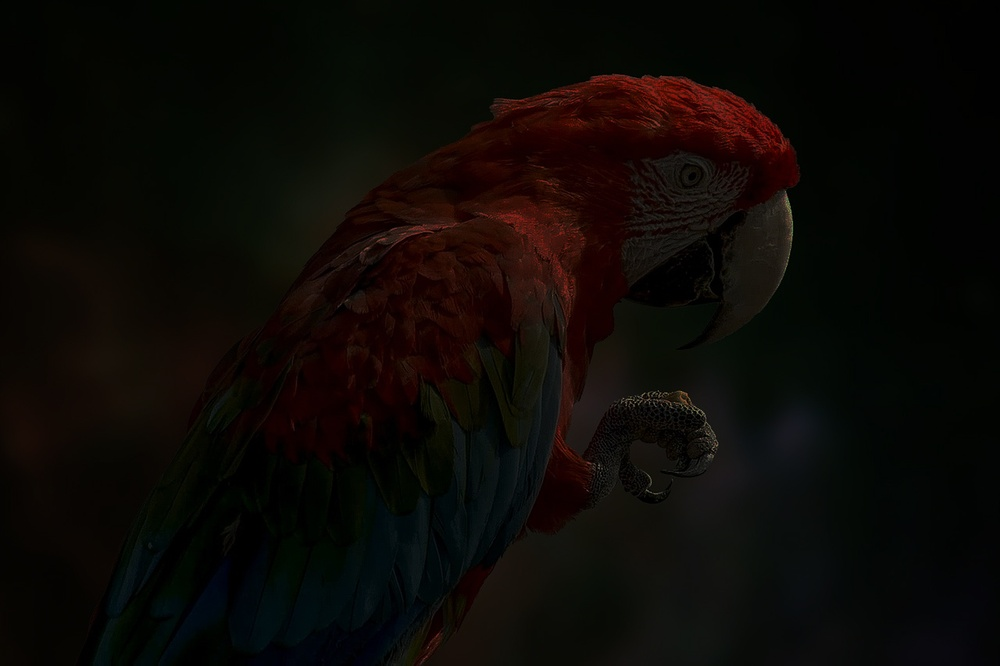
#> input picture parrot.jpg, 1000 x 666 px, shrunk from 1280 x 853 before the run
$ jupyter execute --allow-errors Exp3.ipynb
#> lines starting #> are read from the running program, lines starting #| are printed output that depends on the picture
# Histogram of an image

**Name:**  Chandrapriyadharshini C

**Reg.no:**  212223240019

[cell 1]
#import libraries
import cv2
import numpy as np
import matplotlib.pyplot as plt

## Histogram equalization for Grayscale images

[cell 2]
#Read the "parraot.jpg" image
image=cv2.imread('parrot.jpg',cv2.IMREAD_GRAYSCALE)
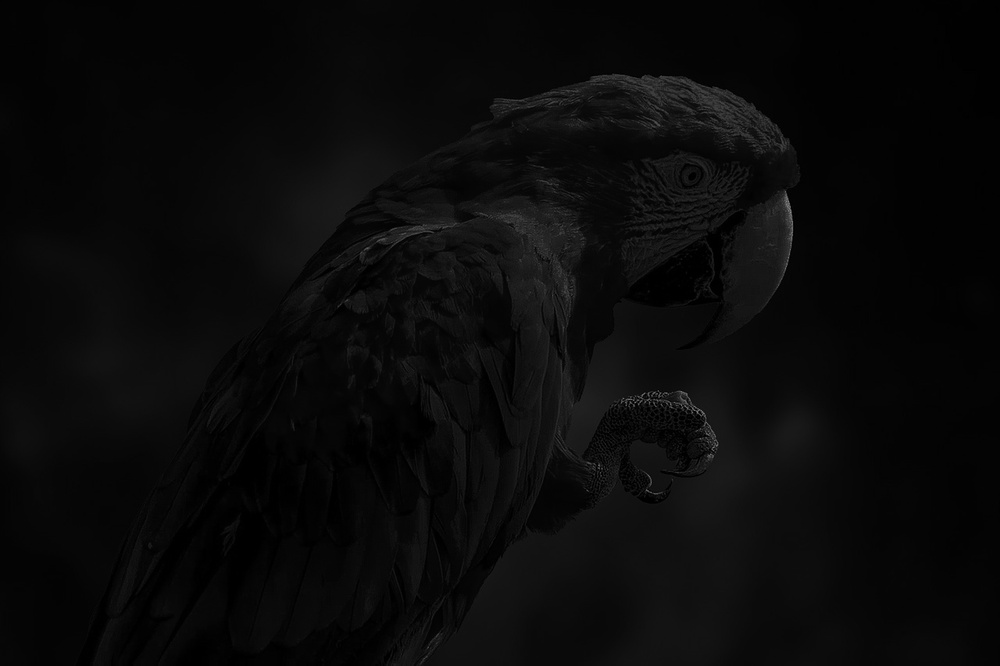
#> image: shape (666, 1000); min 0, max 144, mean 9.7

[cell 3]
#Plot the image
plt.imshow(image,cmap='gray')
plt.title('Grayscale image')
plt.show()

[cell 4]
#To check whether two images are exactly same images
assert np.array_equal(image, cv2.imread('parrot.jpg', cv2.IMREAD_GRAYSCALE))

[cell 5]
#Display the histogram image
plt.hist(image.ravel(),256,range=[0,256]) #ravel()-flatten the array into 1D view
plt.title('Histogram image')
plt.show()
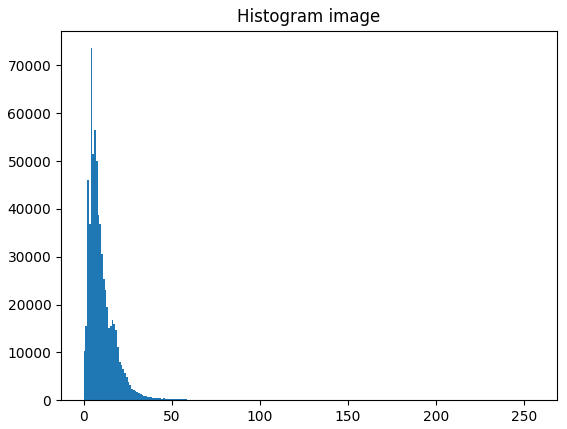
#> figure drawn by matplotlib, 1 panel; tallest bar 73601 high, from x = 4 to 5

[cell 6]
#Equalize the histogram
image_equalization=cv2.equalizeHist(image)
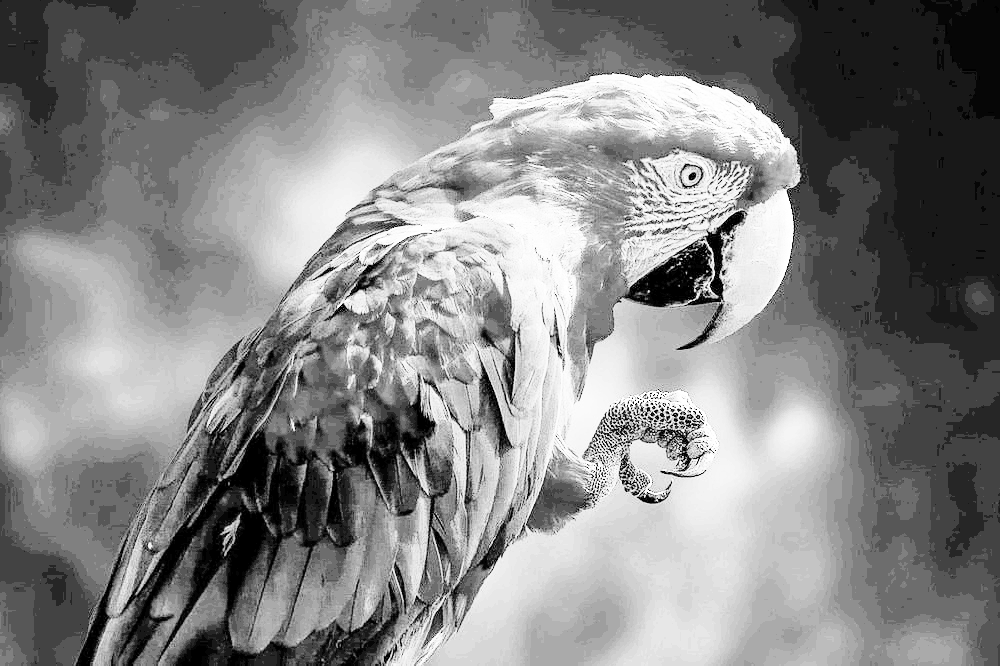
#> image_equalization: shape (666, 1000); min 0, max 255, mean 132.7

[cell 7]
#Display the equalized image as histogram
plt.hist(image_equalization.ravel(),256,range=[0,256])
plt.title("Equalized histogram image")
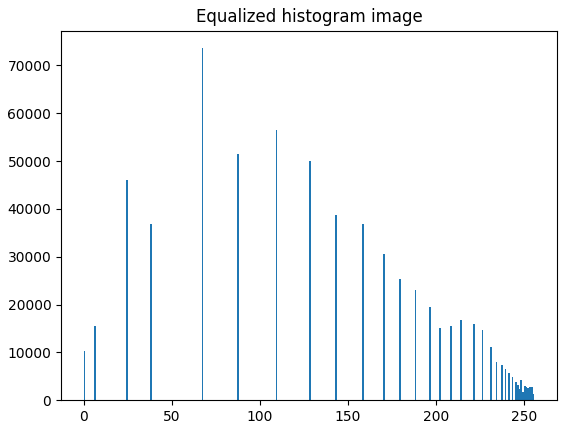
#> figure drawn by matplotlib, 1 panel; tallest bar 73601 high, from x = 67 to 68

#> (a cell that did not finish here is left out)

## Histogram Equlization for Color images

[cell 9]
# read the color image
color_image=cv2.imread('parrot.jpg',cv2.IMREAD_COLOR)
#> color_image is the input picture: shape (666, 1000, 3); mean B, G, R 5.7, 9.1, 12.4

[cell 10]
#Convert BGR to HSV
hsv_image=cv2.cvtColor(color_image,cv2.COLOR_BGR2HSV)
#> hsv_image: shape (666, 1000, 3); mean H, S, V 41.7, 165.8, 14.5

[cell 11]
#Perform histogram equalization only on the V channel, for value intensity.
hsv_image[:,:,2] = cv2.equalizeHist(hsv_image[:, :, 2])
#> hsv_image: shape (666, 1000, 3); mean H, S, V 41.7, 165.8, 131.2

[cell 12]
#Convert back to BGR format
image_equalization=cv2.cvtColor(hsv_image, cv2.COLOR_HSV2BGR)
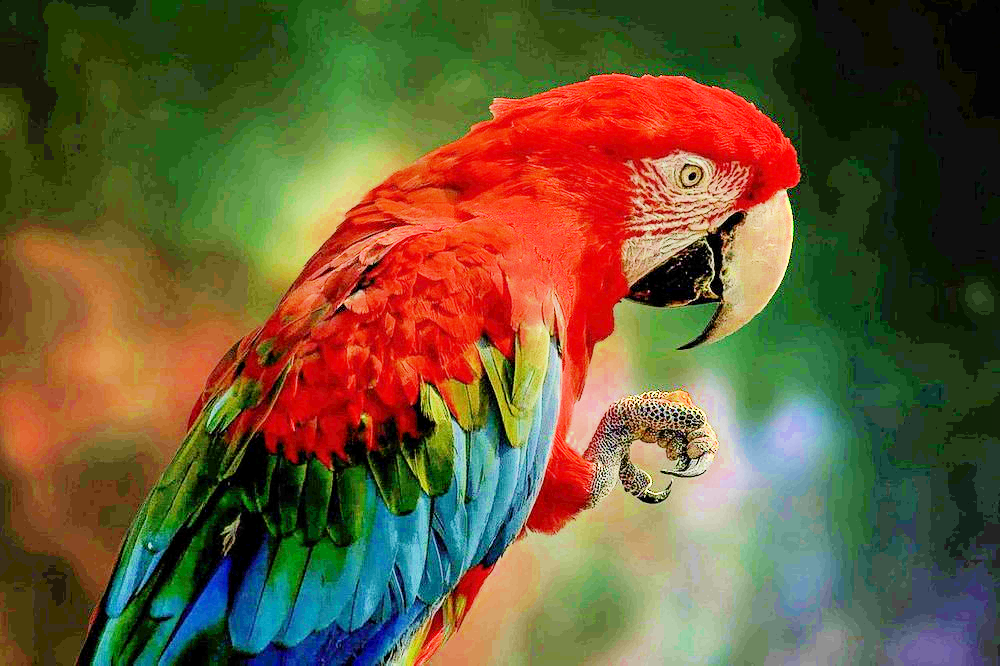
#> image_equalization: shape (666, 1000, 3); mean B, G, R 55.7, 90.4, 106.6

[cell 13]
#Plot the image_equlization
plt.imshow(image_equalization[:,:,::-1])
plt.title('Equalized image')
plt.show()

[cell 14]
#Plot the image as histogram
plt.hist(image_equalization.ravel(),256,range=[0,256])
plt.title('Histogram equalized image')
plt.show()
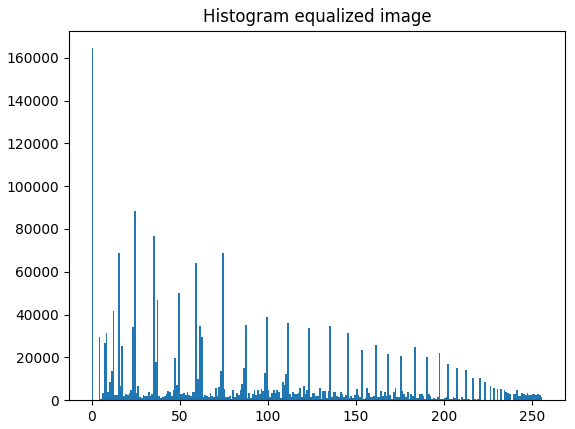
#> figure drawn by matplotlib, 1 panel; tallest bar 164433 high, from x = 0 to 1

[cell 15]
# Display the original images.
plt.figure(figsize = (8,6))
plt.imshow(color_image[:, :, ::-1])
plt.title('Original Color Image')
plt.show()

[cell 16]
#Display the equalization image
plt.figure(figsize = (8,6))
plt.imshow(image_equalization[:, :, ::-1])
plt.title('Equalized Image')
plt.show()

[cell 17]
#Display the color image as histogram
plt.figure(figsize = (8,6))
plt.hist(color_image.ravel(),256,range = [0, 256])
plt.title('Original Image')
plt.show()
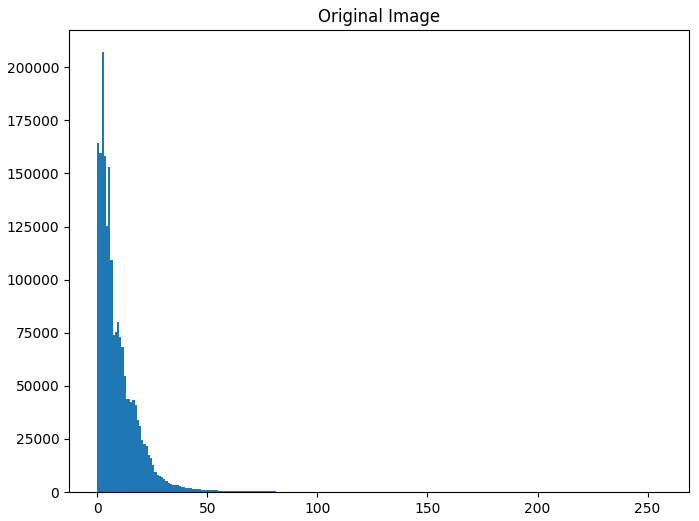
#> figure drawn by matplotlib, 1 panel; tallest bar 207159 high, from x = 2 to 3

[cell 18]
#Display the equalization image as histogram
plt.figure(figsize = (8,6))
plt.hist(image_equalization.ravel(),256,range = [0, 256])
plt.title('Histogram Equalized')
plt.show()
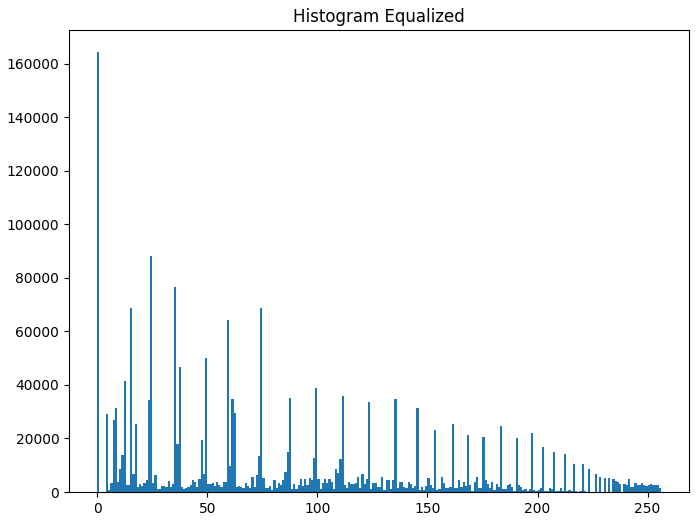
#> figure drawn by matplotlib, 1 panel; tallest bar 164433 high, from x = 0 to 1
